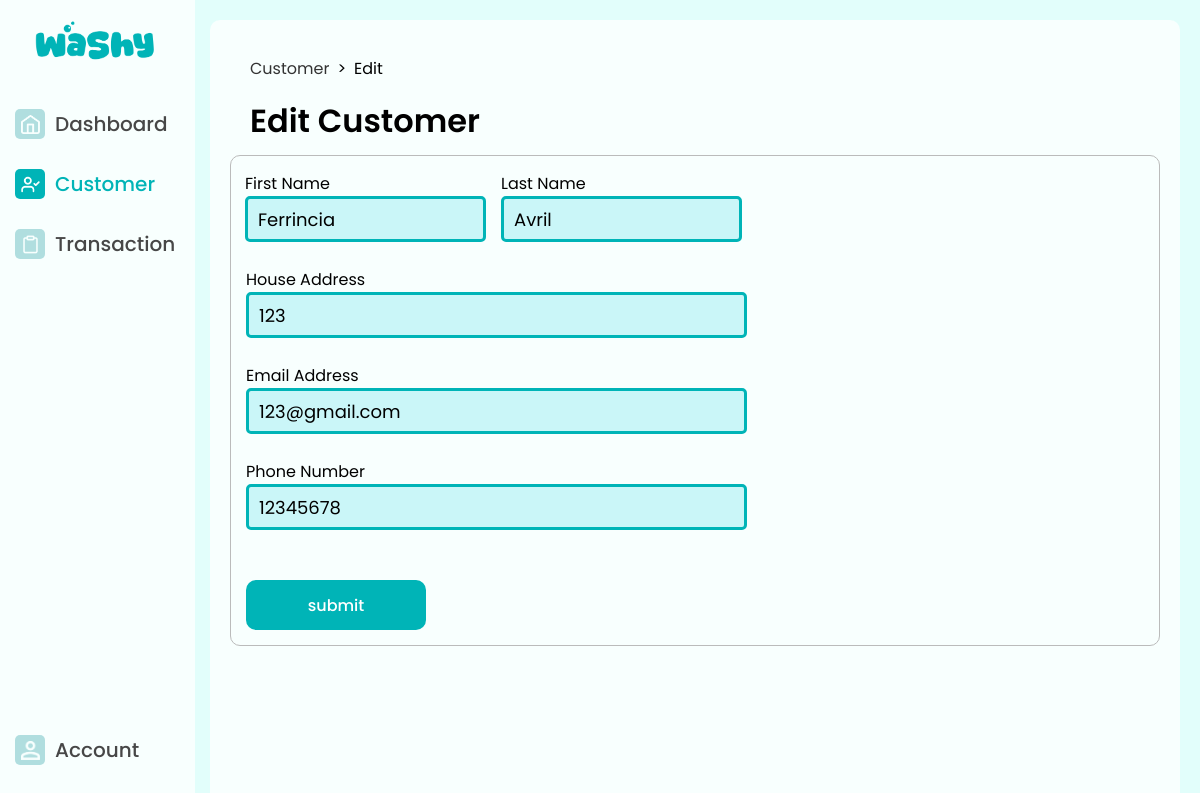
The app's page /Pages/Customer/edit.php?id_customer=5 with its own data.
### tables this page shows
CREATE TABLE `customer` (
  `id_customer` int(11) NOT NULL,
  `first_name` varchar(100) DEFAULT NULL,
  `last_name` varchar(100) DEFAULT NULL,
  `house_address` varchar(255) DEFAULT NULL,
  `email_address` varchar(150) DEFAULT NULL,
  `phone_number` varchar(30) DEFAULT NULL,
  `transaction_total` double DEFAULT 0
);

### Pages/Customer/edit.php (the view, shortened to what this page needs)
<?php
    require '../../db.php';
    $id_customer = $_GET['id_customer'];
    $show = $conn->query("SELECT * FROM customer WHERE id_customer = '$id_customer'");
    if($show->num_rows == 0)
    {
        echo'<script>window.history.back()</script>';
    } else
    {
        $data = $show->fetch_assoc();
    }
?>
<!DOCTYPE html >
<html>
    <head>
        <link rel="stylesheet" href="/WASHY/css/style.css" type="text/css" media="screen" />
    </head>
    <body>
        <div class="sidebar">
            <img class="logo" src="/WASHY/img/Logo.png"/>
            <div class="button-sidebar">
                <ul class="menu menu-main">
                    <li>
                        <a href="/WASHY/Pages/Dashboard/index.php" class="menu-button">
                            <div class="logo-box">
                                <img class="button-logo" src="/WASHY/img/dashboard_button.png"/>
                            </div>
                            <div class="menu-text">
                                Dashboard
                            </div>
                        </a>
                    </li>
                    <li>
                        <a href="/WASHY/Pages/Customer/index.php" class="menu-button active">
                            <div class="logo-box">
                                <img class="button-logo" src="/WASHY/img/customer_button.png"/>
                            </div>
                            <div class="menu-text">
                                Customer
                            </div>
                        </a>
                    </li>
                    <li>
                        <a href="/WASHY/Pages/Transaction/index.php" class="menu-button">
                            <div class="logo-box">
                                <img class="button-logo" src="/WASHY/img/transaction_button.png"/>
                            </div>
                            <div class="menu-text">
                                Transaction
                            </div>
                        </a>
                    </li>
                </ul>
                <ul class="menu menu-settings">
                    <li>
                        <a href="/Washy/Pages/Account/index.php" class="menu-button">
                            <div class="logo-box">
                                <img class="button-logo" src="/WASHY/img/account_button.png"/>
                            </div>
                            <div class="menu-text">
                                Account
                            </div>
                        </a>
                    </li>
                </ul>
            </div>
        </div>
        <div class="content">
            <div class="page-header">
                <div class="page-title">
                    <div class="breadcrumb">
                        <a href="/WASHY/Pages/Customer/index.php">Customer</a>
                        <span>></span>
                        <p class="current">Edit</p>
                    </div>
                    <h1>Edit Customer</h1>
                </div>
            </div>
            <div class="form-section">
                <form action="/WASHY/Pages/Customer/edit-proses.php" method="POST">
                    <div class="input-name">
                        <div class="input-group">
                            <label for="first_name">First Name</label><br>
                        <input type="text" name="first_name" id="first_name" value="<?php echo $data['first_name']; ?>" class="input-box-name" placeholder="First Name" required/>
                        </div>
                        <div class="input-group">
                            <label for="last_name">Last Name</label><br>
                            <input type="text" name="last_name" id="last_name" value="<?php echo $data['last_name']; ?>" class="input-box-name" placeholder="Last Name" required/>
                        </div>
                    </div><br>
                    <label for="home_address">House Address</label><br>
                    <input type="text" name="house_address" id="house_address" value="<?php echo $data['house_address']; ?>" class="input-box" placeholder="Input Home Address"/><br><br>
                    <label for="email_address">Email Address</label><br>
                    <input type="text" name="email_address" id="email_address" value="<?php echo $data['email_address']; ?>" class="input-box" placeholder="Input Email Address"/><br><br>
                    <label for="phone_number">Phone Number</label><br>
                    <input type="text" name="phone_number" id="phone_number" value="<?php echo $data['phone_number']; ?>" class="input-box" placeholder="Input Phone Number"/><br><br><br>
                    <input type="submit" name="submit" class="add-btn" value="submit" onclick="return ValCustomer();"/>
                </form>
        </div>
    </body>
</html>

### css/style.css (style rules this page uses)
* { font-family: 'Poppins', sans-serif; }
body { background-color: #E2FEFB; margin: 0px; margin-top: 0px; padding: 0px; }
.sidebar { background-color: #F8FFFE; width: 180px; height: 100vh; position: fixed; padding-left: 15px; padding-top: 20px; top: 0; left: 0; display: flex; flex-direction: column; }
.logo { width: 120px; align-items: center; margin-left: 20px; }
ul { list-style-type: none; margin-left: 0; padding: 0; }
li { margin-top: 20px; margin-left: 0; }
.menu-main { flex-grow: 1; }
.menu-settings { margin-bottom: 50px; }
.menu-button { width: 135px; height: 40px; text-decoration: none; color: inherit; display: flex; align-items: center; justify-content: flex-start; }
.logo-box { width: 30px; height: 30px; border-radius: 5px; align-items: center; background-color: #B0DEDF; }
.menu-text { font-family: 'Poppins', sans-serif; font-size: 20px; font-weight: 500; color: #474747; margin-left: 10px; }
.menu-button.active .logo-box { background-color: #00B4B7; }
.menu-button.active .menu-text { color: #00B4B7; }
.button-logo { width: 19px; height: 19px; margin: 6px; }
.button-sidebar { display: flex; flex-direction: column; height: 100%; }
.content { background-color: #F8FFFE; margin-left: 210px; margin-top: 20px; border-radius: 10px; min-height: calc(100vh - 10px); width: calc(100% - 230px); box-sizing: border-box; padding: 20px; padding-top: 10px; }
.page-header { display: flex; justify-content: space-between; align-items: center; width: 100%; padding: 10px 20px; }
.page-title h1 { margin: 0; font-size: 32px; font-weight: 600; }
.add-btn { background-color: #00B4B7; border: none; border-radius: 10px; color: #ffffff; font-size: 16px; font-weight: 500; margin-right: 15px; margin-top: -20px; width: 180px; height: 50px; display: flex; justify-content: center; align-items: center; text-decoration: none; }
.breadcrumb { display: flex; align-items: center; gap: 8px; }
.breadcrumb a { text-decoration: none; color: #333; }
.form-section { border:1px solid #bbbbbb; border-radius: 10px; padding: 15px; }
.input-box { border: 3px solid #00B4B7; border-radius: 5px; background-color: #caf6f8; width: 475px; height: 40px; padding: 0 10px; font-size: 18px; }
.input-box::placeholder { color: #000000; }
.input-name { display: flex; justify-content: center; align-items: center; width: 475px; gap: 15px; margin-left: 10px; }
.input-box-name { border: 3px solid #00B4B7; border-radius: 5px; background-color: #caf6f8; width: 215px; height: 40px; padding: 0 10px; font-size: 18px; }
.input-box-name::placeholder { color: #000000; }

### records on screen
customer: first_name "Ferrincia", last_name "Avril", house_address "123", email_address "123@gmail.com", phone_number "12345678"
